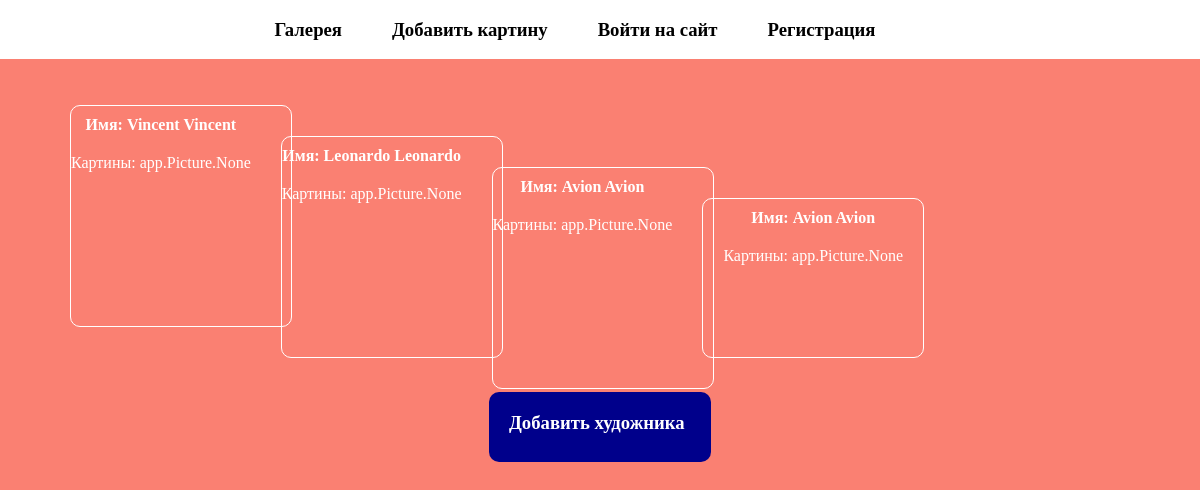
Screenshot of /artist/ with the database file from the repository.
### app/models.py (models this page shows)
class Artist(models.Model):
    name = models.CharField(max_length=40)
    surname = models.CharField(max_length=40)
    pictures = models.ManyToManyField(Picture, related_name='artist')

### app/views.py (the view)
# urls.py: path('artist/', ArtistView.as_view(), name='artist'),
class ArtistView(ListView):
    model = Artist
    template_name = 'artist.html'
    context_object_name = 'one3'

### app/templates/artist.html
{% extends 'base.html' %}
{% block content %}
<ul class="home_grid">
    {% for i in one3 %}
    <div class="home_grid_elements">
        <li><b>Имя: {{ i.name }} {{ i.name }}</b></li>
        <li>Картины: {{ i.pictures }}</li>
        {% endfor %}
    </ul>
    <div class="add">
        <a href={% url 'create_artist' %}><h3 class="add_button">Добавить
                художника</h3></a></div>
    {% endblock %}

### static/css/style.css (style rules this page uses)
h3 { font-family: Tahoma; color: darkslategrey; }
li { list-style-type: none; margin-bottom: 10px; margin-top: 10px; font-family: Tahoma; }
a { text-decoration: none; color: white; }
body { background-color: salmon; margin: 0px; padding: 0px; }
.home_grid { display: flex; flex-direction: row; align-items: flex-start; flex-wrap: wrap; }
.home_grid_elements { width: 220px; height: 220px; border: 1px solid white; border-radius: 10px; margin: 30px; flex-wrap: wrap; display: flex; flex-direction: column; align-items: center; color: white; }
.add { display: flex; flex-direction: row; justify-content: center; }
.add_button { width: 182px; height: 30px; background-color: darkblue; border-radius: 10px; padding: 20px; color: white; }

### rows the page displays
Artist: name "Vincent", pictures "app.Picture.None"
Artist: name "Leonardo", pictures "app.Picture.None"
Artist: name "Avion", pictures "app.Picture.None"
Artist: name "Avion", pictures "app.Picture.None"
